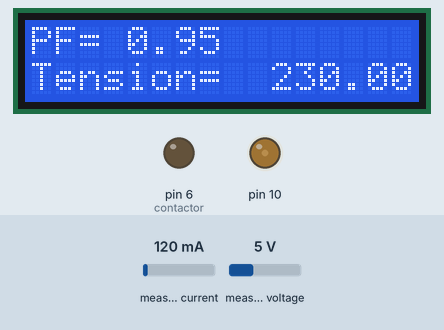
A sketch run on a simulated Arduino Uno, built with avr-gcc and run on an emulated ATmega328P. Shown: 16×2 character LCD, output pins drawn as LEDs (lit = HIGH). The test bench sets the inputs (shaded band); at power-on: measured voltage 5 V, measured current 120 mA. What the sketch prints to the serial monitor is not drawn.

Above: at 1.2 s.
1.3 s: measured voltage set to 0.3 V
At 2.1 s:
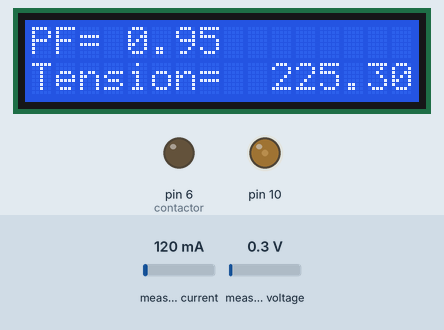
2.8 s: measured voltage set to 3.8 V
At 3.3 s:
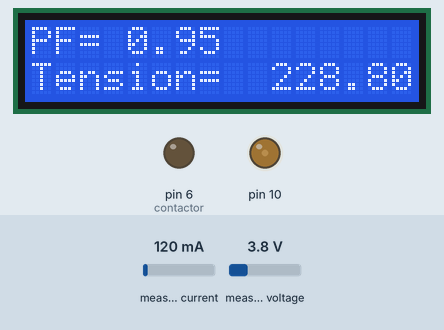
4.4 s: measured voltage set to 7.5 V
At 5.3 s:
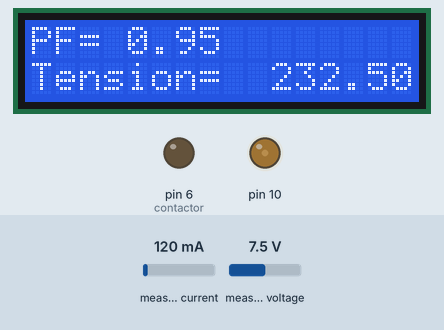
Timing chart, 0 to 7.4 s (numbered marks = the images above; inputs shaded):
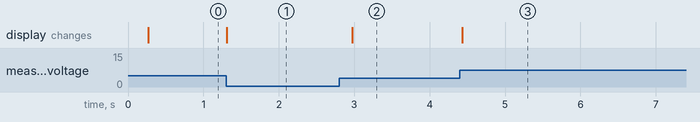

The sketch:

prueba_con_coseno_phi.ino
```cpp
#include <LiquidCrystal.h>
LiquidCrystal lcd(12, 11, 5, 4, 3, 2);
#include <EmonLib.h>


EnergyMonitor emon1;

const int contactor = 6;
long int contador;
long int contador2;
int Contrast=50;
float powerFactor;
float apparentPower;
float realPower;
float Vrms;
float Irms;

void setup()
{
  Serial.begin(9600);
  lcd.begin(16, 2);
  emon1.voltage(2, 233.0, 8.1); // Voltage: input pin, calibration, phase_shift   emon1.voltage(2, 105.0, 1.7);
  emon1.current(1, 60.6);      // Current: input pin, calibration.     emon1.current(0, 320.0);
  pinMode(contactor, OUTPUT);
  digitalWrite(contactor, LOW);
  analogWrite(10,Contrast);
}

void loop()
{
emon1.calcVI(20,2000);                    // Calculate all. No.of wavelengths, time-out
//emon1.serialprint();

realPower       = emon1.realPower;        //extract Real Power into variable
apparentPower   = emon1.apparentPower;    //extract Apparent Power into variable
powerFactor     = emon1.powerFactor;      //extract Power Factor into Variable
Vrms            = emon1.Vrms;             //extract Vrms into Variable
Irms            = emon1.Irms;             //extract Irms into Variable


  if(powerFactor<=0.85){                           //si el factor de potencia es menor a 0.85 se activa el contactor
    contador++;
    contador2=0;
    Serial.println(contador);
    if(contador==3000){
    digitalWrite(contactor,HIGH);
    contador=0;
    }}
  if(powerFactor>=0.85){                           //si el factor de potencia es mayor a 0.85 se apaga el contactor
    contador2++;
    contador=0;
    Serial.println(contador2);
    if(contador2==12000){
    contador2=0;
    digitalWrite(contactor,LOW);
    }}


  if(powerFactor>=1.0){
    powerFactor=1.0;
    }
  if(powerFactor<=0.0){
    powerFactor=0.0;
    }

//escribe datos en pantalla
   lcd.clear();
   lcd.setCursor(0,0);
   lcd.print("PF=");
   lcd.setCursor(4,0);
   lcd.print(powerFactor);
   lcd.print(" ");
   lcd.setCursor(0,1);
   lcd.print("Tension=");
   lcd.setCursor(10,1);
   lcd.print(Vrms);
   lcd.print(" ");

}
```

Measured:
- after the input at 1.3 s, the display: changes at once (image 1)
- after the input at 2.8 s, the display: changes after 0.18 s (image 2)
- after the input at 4.4 s, the display: changes at once (image 3)
